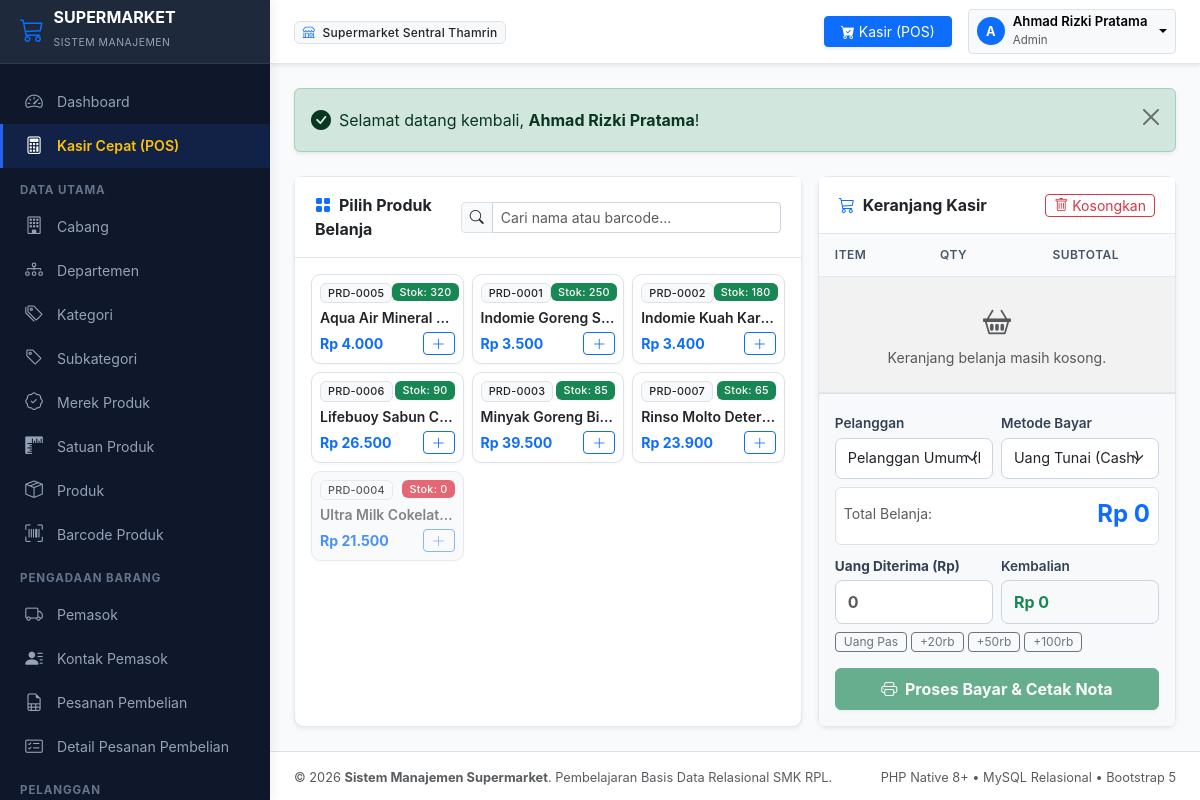
The app's page /pos.php (signed in) with its own data.
### tables this page shows
CREATE TABLE `produk` (
    `id_produk` INT AUTO_INCREMENT PRIMARY KEY,
    `kode_produk` VARCHAR(30) NOT NULL UNIQUE,
    `nama_produk` VARCHAR(150) NOT NULL,
    `id_subkategori` INT NOT NULL,
    `id_merek` INT NOT NULL,
    `id_satuan` INT NOT NULL,
    `harga_beli` DECIMAL(15,2) NOT NULL DEFAULT 0.00,
    `harga_jual` DECIMAL(15,2) NOT NULL DEFAULT 0.00,
    `stok_minimum` INT NOT NULL DEFAULT 5,
    `deskripsi` TEXT DEFAULT NULL,
    `status` ENUM('aktif', 'nonaktif') NOT NULL DEFAULT 'aktif',
    `created_at` DATETIME NOT NULL DEFAULT CURRENT_TIMESTAMP,
    INDEX `idx_produk_subkategori` (`id_subkategori`),
    INDEX `idx_produk_merek` (`id_merek`),
    INDEX `idx_produk_satuan` (`id_satuan`),
    INDEX `idx_produk_nama` (`nama_produk`),
    CONSTRAINT `fk_produk_subkategori` FOREIGN KEY (`id_subkategori`) 
        REFERENCES `subkategori` (`id_subkategori`) ON UPDATE CASCADE ON DELETE RESTRICT,
    CONSTRAINT `fk_produk_merek` FOREIGN KEY (`id_merek`) 
        REFERENCES `merek_produk` (`id_merek`) ON UPDATE CASCADE ON DELETE RESTRICT,
    CONSTRAINT `fk_produk_satuan` FOREIGN KEY (`id_satuan`) 
        REFERENCES `satuan_produk` (`id_satuan`) ON UPDATE CASCADE ON DELETE RESTRICT
);

### pos.php (the view, shortened to what this page needs)
<?php
require_once __DIR__ . '/config/koneksi.php';
require_once __DIR__ . '/includes/fungsi.php';
$user_aktif = user_login();
$stmt = $pdo->query("SELECT id_metode, nama_metode, kategori FROM metode_pembayaran WHERE status = 'aktif' ORDER BY id_metode ASC");
$daftar_metode = $stmt->fetchAll();
$stmt = $pdo->prepare("SELECT id_gudang, nama_gudang FROM gudang WHERE id_cabang = ? AND status = 'aktif' ORDER BY id_gudang ASC LIMIT 1");
$stmt->execute([$user_aktif['id_cabang']]);
$gudang_utama = $stmt->fetch();
$id_gudang_kasir = $gudang_utama ? $gudang_utama['id_gudang'] : 1;
$queryProduk = "
    SELECT
        p.id_produk,
        p.kode_produk,
        p.nama_produk,
        p.harga_jual,
        s.simbol AS satuan,
        COALESCE(b.kode_barcode, '') AS kode_barcode,
        COALESCE(ps.jumlah_stok, 0) AS jumlah_stok
    FROM produk p
    INNER JOIN satuan_produk s ON p.id_satuan = s.id_satuan
    LEFT JOIN barcode_produk b ON p.id_produk = b.id_produk AND b.status = 'utama'
    LEFT JOIN persediaan ps ON p.id_produk = ps.id_produk AND ps.id_gudang = ?
    WHERE p.status = 'aktif'
    ORDER BY p.nama_produk ASC
";
$stmt = $pdo->prepare($queryProduk);
$stmt->execute([$id_gudang_kasir]);
$katalog_produk = $stmt->fetchAll();
require_once __DIR__ . '/includes/header.php';
?>
<div class="row g-3">
    <div class="col-lg-7">
        <div class="card shadow-sm h-100">
            <div class="card-header bg-white py-3">
                <div class="d-flex flex-column flex-sm-row justify-content-between align-items-sm-center gap-2">
                    <span class="fw-bold"><i class="bi bi-grid-fill text-primary me-2"></i>Pilih Produk Belanja</span>
                    <div class="input-group input-group-sm" style="max-width: 320px;">
                        <span class="input-group-text bg-light"><i class="bi bi-search"></i></span>
                        <input type="text" id="pencarianProduk" class="form-control" placeholder="Cari nama atau barcode..." autocomplete="off">
                    </div>
                </div>
            </div>
            <div class="card-body p-3" style="max-height: 580px; overflow-y: auto;">
                <div class="row g-2" id="daftarProdukGrid">
                    <?php foreach ($katalog_produk as $prd): ?>
                        <div class="col-sm-6 col-md-4 item-produk-card"
                             data-id="<?= $prd['id_produk'] ?>"
                             data-kode="<?= strtolower(escape($prd['kode_produk'])) ?>"
                             data-nama="<?= strtolower(escape($prd['nama_produk'])) ?>"
                             data-barcode="<?= strtolower(escape($prd['kode_barcode'])) ?>"
                             data-harga="<?= (float)$prd['harga_jual'] ?>"
                             data-stok="<?= (int)$prd['jumlah_stok'] ?>">
                            <div class="card h-100 border p-2 text-start position-relative <?= ($prd['jumlah_stok'] <= 0) ? 'bg-light text-muted opacity-75' : 'hover-shadow cursor-pointer' ?>"
                                 onclick="tambahKeKeranjang(<?= $prd['id_produk'] ?>, '<?= addslashes(escape($prd['nama_produk'])) ?>', <?= (float)$prd['harga_jual'] ?>, <?= (int)$prd['jumlah_stok'] ?>)">
                                <div class="d-flex justify-content-between align-items-start mb-1">
                                    <span class="badge bg-light text-dark border" style="font-size: 0.68rem;"><?= escape($prd['kode_produk']) ?></span>
                                    <span class="badge <?= ($prd['jumlah_stok'] > 5) ? 'bg-success' : (($prd['jumlah_stok'] > 0) ? 'bg-warning text-dark' : 'bg-danger') ?>" style="font-size: 0.68rem;">
                                        Stok: <?= $prd['jumlah_stok'] ?>
                                    </span>
                                </div>
                                <div class="fw-semibold text-truncate small mb-1" title="<?= escape($prd['nama_produk']) ?>">
                                    <?= escape($prd['nama_produk']) ?>
                                </div>
                                <div class="mt-auto d-flex justify-content-between align-items-center">
                                    <span class="text-primary fw-bold" style="font-size: 0.88rem;"><?= rupiah($prd['harga_jual']) ?></span>
                                    <button type="button" class="btn btn-outline-primary btn-sm py-0 px-2" <?= ($prd['jumlah_stok'] <= 0) ? 'disabled' : '' ?>>
                                        <i class="bi bi-plus-lg"></i>
                                    </button>
                                </div>
                            </div>
                        </div>
                    <?php endforeach; ?>
                </div>
            </div>
        </div>
    </div>
    <div class="col-lg-5">
        <div class="card shadow-sm h-100 d-flex flex-column">
            <div class="card-header bg-white py-3 d-flex justify-content-between align-items-center">
                <span class="fw-bold"><i class="bi bi-cart3 text-primary me-2"></i>Keranjang Kasir</span>
                <button type="button" class="btn btn-outline-danger btn-sm py-0 px-2" onclick="kosongkanKeranjang()">
                    <i class="bi bi-trash"></i> Kosongkan
                </button>
            </div>
            <div class="card-body p-0 flex-grow-1" style="max-height: 280px; overflow-y: auto;">
                <table class="table table-sm table-striped align-middle mb-0" id="tabelKeranjang">
                    <thead class="table-light">
                        <tr>
                            <th>Item</th>
                            <th class="text-center" style="width: 100px;">Qty</th>
                            <th class="text-end">Subtotal</th>
                            <th class="text-center" style="width: 40px;"></th>
                        </tr>
                    </thead>
                    <tbody id="isiKeranjang">
                        <tr id="barisKosong">
                            <td colspan="4" class="text-center py-4 text-muted">
                                <i class="bi bi-basket2 fs-3 d-block mb-1"></i>
                                Keranjang belanja masih kosong.
                            </td>
                        </tr>
                    </tbody>
                </table>
            </div>
            <div class="card-footer bg-light p-3 border-top">
                <form action="" method="POST" id="formKasir">
                    <div class="row g-2 mb-2">
                        <div class="col-sm-6">
                            <label class="form-label small mb-1">Pelanggan</label>
                            <select name="id_pelanggan" class="form-select form-select-sm">
                                <option value="">Pelanggan Umum (Non-Member)</option>
                            </select>
                        </div>
                        <div class="col-sm-6">
                            <label class="form-label small mb-1">Metode Bayar</label>
                            <select name="id_metode" class="form-select form-select-sm" required>
                                <?php foreach ($daftar_metode as $mtd): ?>
                                    <option value="<?= $mtd['id_metode'] ?>">
                                        <?= escape($mtd['nama_metode']) ?>
                                    </option>
                                <?php endforeach; ?>
                            </select>
                        </div>
                    </div>
                    <div class="bg-white p-2 rounded border mb-2">
                        <div class="d-flex justify-content-between align-items-center mb-1">
                            <span class="text-muted small">Total Belanja:</span>
                            <span class="fs-4 fw-bold text-primary" id="tampilanTotal">Rp 0</span>
                        </div>
                    </div>
                    <div class="row g-2 mb-2">
                        <div class="col-sm-6">
                            <label class="form-label small mb-1 fw-bold">Uang Diterima (Rp)</label>
                            <input type="number" step="500" min="0" name="nominal_bayar" id="nominalBayar" class="form-control form-control-sm fw-bold fs-6" placeholder="0" required oninput="hitungKembalian()">
                        </div>
                        <div class="col-sm-6">
                            <label class="form-label small mb-1">Kembalian</label>
                            <input type="text" id="tampilanKembalian" class="form-control form-control-sm bg-light fw-bold text-success fs-6" value="Rp 0" readonly>
                        </div>
                    </div>
                    <div class="d-flex gap-1 mb-3">
                        <button type="button" class="btn btn-outline-secondary btn-sm py-0 px-2" style="font-size: 0.75rem;" onclick="setUangPas()">Uang Pas</button>
                        <button type="button" class="btn btn-outline-secondary btn-sm py-0 px-2" style="font-size: 0.75rem;" onclick="tambahNominal(20000)">+20rb</button>
                        <button type="button" class="btn btn-outline-secondary btn-sm py-0 px-2" style="font-size: 0.75rem;" onclick="tambahNominal(50000)">+50rb</button>
                        <button type="button" class="btn btn-outline-secondary btn-sm py-0 px-2" style="font-size: 0.75rem;" onclick="tambahNominal(100000)">+100rb</button>
                    </div>
                    <button type="submit" id="btnSimpanTransaksi" class="btn btn-success w-100 py-2 fw-bold shadow-sm" disabled>
                        <i class="bi bi-printer me-1"></i> Proses Bayar & Cetak Nota
                    </button>
                </form>
            </div>
        </div>
    </div>
</div>
<?php require_once __DIR__ . '/includes/footer.php'; ?>

### assets/css/style.css (style rules this page uses)
:root { --primary-color: #2563eb; --primary-hover: #1d4ed8; --secondary-color: #475569; --sidebar-bg: #0f172a; --sidebar-header: #1e293b; --sidebar-color: #94a3b8; --sidebar-hover: #ffffff; --sidebar-active-bg: #2563eb; --body-bg: #f8fafc; --card-bg: #ffffff; --border-color: #e2e8f0; --text-primary: #0f172a; --text-secondary: #64748b; --sidebar-width: 270px; --header-height: 64px; }
body { font-family: -apple-system, BlinkMacSystemFont, "Segoe UI", Roboto, "Helvetica Neue", Arial, sans-serif; background-color: var(--body-bg); color: var(--text-primary); min-height: 100vh; overflow-x: hidden; }
.card { border: 1px solid var(--border-color); border-radius: 0.6rem; box-shadow: 0 1px 3px rgba(0, 0, 0, 0.04); background-color: #ffffff; }
.card-header { background-color: #ffffff; border-bottom: 1px solid var(--border-color); padding: 1rem 1.25rem; font-weight: 600; }
.table { margin-bottom: 0; font-size: 0.88rem; vertical-align: middle; }
.table thead th { background-color: #f8fafc; color: #475569; font-weight: 600; text-transform: uppercase; font-size: 0.75rem; letter-spacing: 0.04em; border-bottom: 1px solid var(--border-color); white-space: nowrap; padding: 0.75rem 1rem; }
.table tbody td { padding: 0.75rem 1rem; border-bottom: 1px solid var(--border-color); }
.badge { font-weight: 500; letter-spacing: 0.02em; }
.form-label { font-weight: 600; font-size: 0.85rem; color: #334155; margin-bottom: 0.35rem; }
.form-control, .form-select { border-color: #cbd5e1; font-size: 0.9rem; border-radius: 0.45rem; padding: 0.55rem 0.75rem; }

### records on screen
produk: kode_produk "PRD-0005", jumlah_stok "320", nama_produk "Aqua Air Mineral…", harga_jual "Rp 4.000"
produk: kode_produk "PRD-0001", jumlah_stok "250", nama_produk "Indomie Goreng S…", harga_jual "Rp 3.500"
produk: kode_produk "PRD-0002", jumlah_stok "180", nama_produk "Indomie Kuah Kar…", harga_jual "Rp 3.400"
produk: kode_produk "PRD-0006", jumlah_stok "90", nama_produk "Lifebuoy Sabun C…", harga_jual "Rp 26.500"
produk: kode_produk "PRD-0003", jumlah_stok "85", nama_produk "Minyak Goreng Bi…", harga_jual "Rp 39.500"
produk: kode_produk "PRD-0007", jumlah_stok "65", nama_produk "Rinso Molto Deter…", harga_jual "Rp 23.900"
produk: kode_produk "PRD-0004", jumlah_stok "0", nama_produk "Ultra Milk Cokelat…", harga_jual "Rp 21.500"

### other values on screen
$user_aktif['nama_cabang'] "Supermarket Sentral Thamrin"
substr($user_aktif['nama_karyawan'], 0, 1) "A"
$user_aktif['nama_karyawan'] "Ahmad Rizki Pratama"
$user_aktif['peran'] "Admin"
$pesan "Selamat datang kembali, Ahmad Rizki Pratama !"
form field id_metode "Uang Tunai (Cash)"
